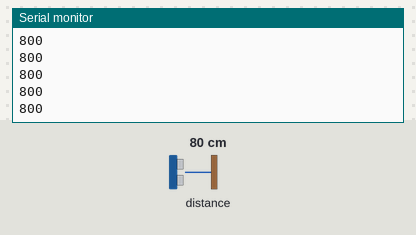
The sketch below on a simulated Arduino Uno, built for the host (arithmetic inside an expression is 32-bit, double 64-bit). Parts: the last lines printed to the serial monitor. Inputs (shaded band) come from the test bench; at power-on: distance to the obstacle 80 cm.

Above: at 1.6 s.
1.7 s: distance to the obstacle set to 2 cm
At 2.3 s:
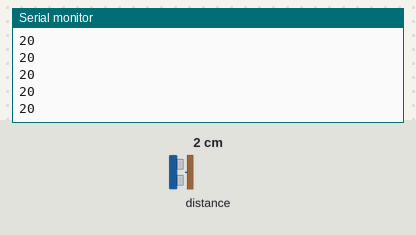
3.2 s: distance to the obstacle set to 4 cm
At 4.0 s:
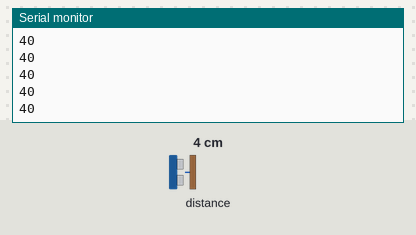
Timing chart, 0 to 6.2 s (numbered marks = the images above; inputs shaded):
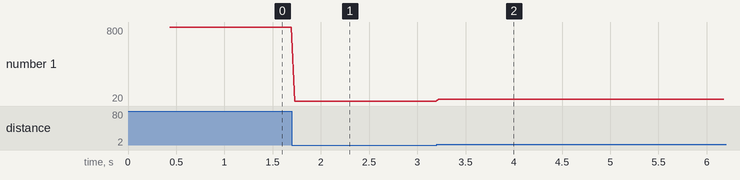

Measured:
- after the input at 1.7 s, the serial monitor: prints a new line at once (image 1)
- after the input at 3.2 s, the serial monitor: prints a new line at once (image 2)
- plotted number 1: 800 → 20 after the input at 1.7 s, 20 → 40 after the input at 3.2 s

The sketch:

utilisation_capteur.ino
```cpp
#include <Wire.h>
#include <VL53L0X.h>

VL53L0X sensor = VL53L0X();

//Pins pour connexion I2C
#define SCL_Wire PA7      //A6
#define SDA_Wire PB4      //D12

void setup()
{
  Serial.begin(9600);
  Wire.setSCL(SCL_Wire);
  Wire.setSDA(SDA_Wire);
  Wire.begin();
  delay(200);
  while(!sensor.init()){
  if (!sensor.init())
  {
    Serial.println("Failed to detect and initialize sensor!");
  }
  }
  delay(200);
  sensor.startContinuous(100);
}
void loop()
{
  Serial.print(sensor.readRangeContinuousMillimeters());
  if (sensor.timeoutOccurred()) { Serial.print(" TIMEOUT"); }
  Serial.println();
}
```
